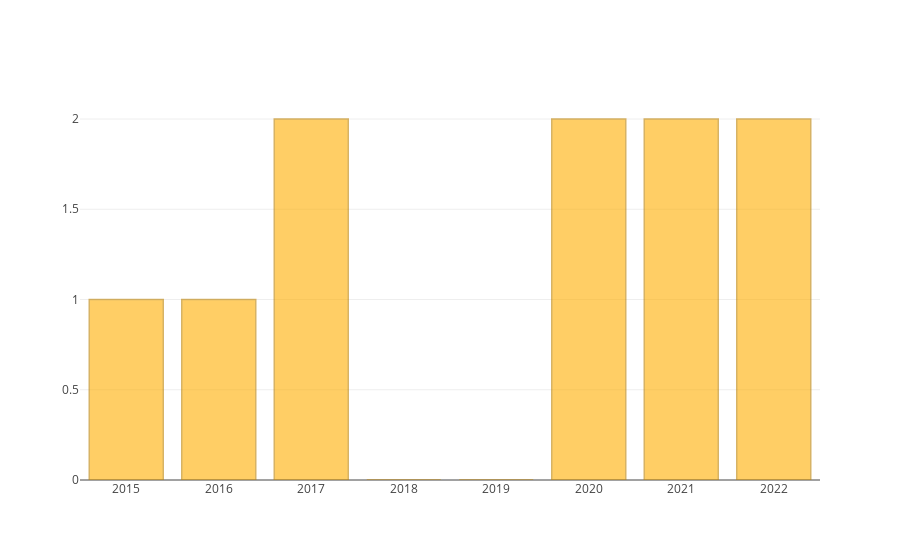

The cell this chart's notebook holds for it:
### Code cell
dataWindow
    .filter($"dense_rank" === 1)
    .withColumn("temperatura maxima", func.round($"ta_max", 2))
    .orderBy($"mes".asc)
    .select($"mes", $"año", $"temperatura maxima")
    .show()

val dataToPlot = Seq(
  Bar(
    Seq("2015", "2016", "2017", "2018", "2019", "2020", "2021", "2022"),
    Seq(year2015, year2016, year2017, year2018, year2019, year2020, year2021, year2022),
    marker = Marker(
        color = Color.RGB(255, 174, 0),
        opacity = 0.6,
        line = Line(
            color = Color.RGB(189, 129, 0),
              width = 1.5
        )
    )
  )
)

plot(dataToPlot)

### Figure 1 — Plotly figure (JSON) as saved in the notebook; plotly's stock layout.template omitted (floating-point values rounded to 4 significant figures)
{"data": [{"marker": {"color": "rgb(255, 174, 0)", "line": {"color": "rgb(189, 129, 0)", "width": 1.5}, "opacity": 0.6}, "type": "bar", "x": ["2015", "2016", "2017", "2018", "2019", "2020", "2021", "2022"], "y": [1, 1, 2, 0, 0, 2, 2, 2]}], "layout": {}}
